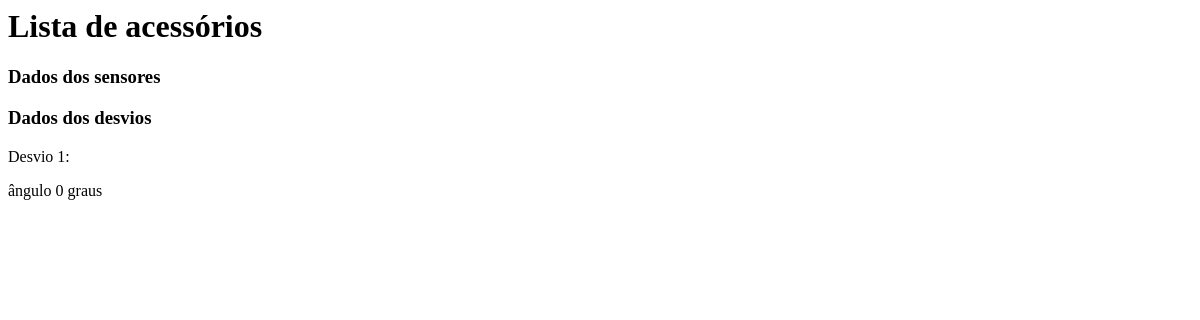
Before: /get_sensors_values with the older database file.
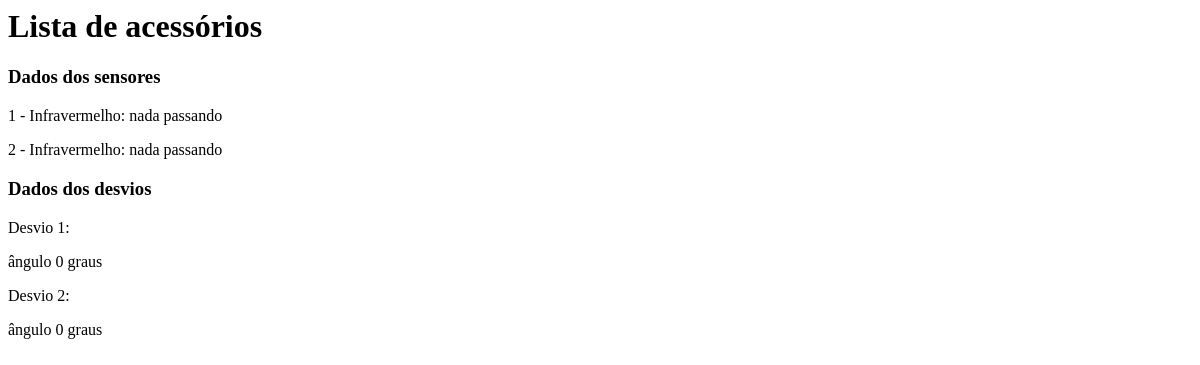
After: the same page with the newer database file.
### tables this page shows
CREATE TABLE turnout (
            id INTEGER UNIQUE,
            left_angle INTEGER,
            right_angle INTEGER,
            PRIMARY KEY(id)
        );

CREATE TABLE sensor (
            id INTEGER UNIQUE,
            location TEXT,
            type INTEGER,
            PRIMARY KEY(id)
        );

### client.py (the view)
@client.route('/get_sensors_values', methods=['GET'])
def get_sensors_values():
    global sensors_values
    global turnouts_values
    sensors_with_values = {}
    sensors = start_query("SELECT * FROM sensor ORDER BY id")
    for sensor in sensors:
        sensors_with_values[sensor[0]] = {
            "id": sensor[0],
            "location": sensor[1],
            "type": sensor[2],
            "value": sensors_values.get(sensor[0], {}).get("value", False),
            "time": sensors_values.get(sensor[0], {}).get("time", "")
        }
    turnouts_with_values = {}
    turnouts = start_query("SELECT * FROM turnout ORDER BY id")
    for turnout in turnouts:
        turnouts_with_values[turnout[0]] = {
            "id": turnout[0],
            "left": turnout[1],
            "right": turnout[2],
            "value": turnouts_values.get(turnout[0], {}).get("value", 0),
            "time": turnouts_values.get(turnout[0], {}).get("time", "")
        }
    return render_template("real_time.html", sensors_values = sensors_with_values, turnouts_values = turnouts_with_values)

### utils/db_utils.py (called while the page is built)
def start_query(query):
    global db
    cursor = db.cursor()
    cursor.execute(query)
    db.commit()
    result = cursor.fetchall()
    cursor.close()
    return result

### templates/real_time.html (shortened to what this page needs)
<div class="control-header">
  <h1>Lista de acessórios</h1>
</div>
<div class="control-list-content">
  <div class="sensor control-option">
    <div class="control-title">
      <div class="control-name">
        <h3>Dados dos sensores</h3>
      </div>
    </div>
    {% for sensor_id in sensors_values %}
    <div class="handle-switch">
      <p>
        {{sensors_values[sensor_id].id}} - {{'RFID' if sensors_values[sensor_id].type == 0 else 'Infravermelho'}}:
        {% if not sensors_values[sensor_id].value %}
          nada passando
        {% else %}
          trem
          {% if sensors_values[sensor_id].type == 0 %}
            {{ sensors_values[sensor_id].value }}
          {% endif %}
           passou em {{sensors_values[sensor_id].location}} às {{sensors_values[sensor_id].time}}
        {% endif %}
      </p>
    </div>
    {% endfor %}
  </div>
</div>
<div class="control-list-content">
  <div class="sensor control-option">
    <div class="control-title">
      <div class="control-name">
        <h3>Dados dos desvios</h3>
      </div>
    </div>
    {% for turnout_id in turnouts_values %}
    <div class="handle-switch">
      <p>Desvio {{turnouts_values[turnout_id].id}}:</p>
      <p>ângulo {{turnouts_values[turnout_id].value}} graus</p>
    </div>
    {% endfor %}
  </div>
</div>

Changed rows visible on the page:
no longer on this page (row edited): turnout: id "1", value "0"
added sensor: id "1", type "Infravermelho"
added sensor: id "2", type "Infravermelho"
Other visible differences:
new list line: "- : nada passando"
new list line: "1 0"
new list line: "Desvio 2 : ângulo 0 graus"
